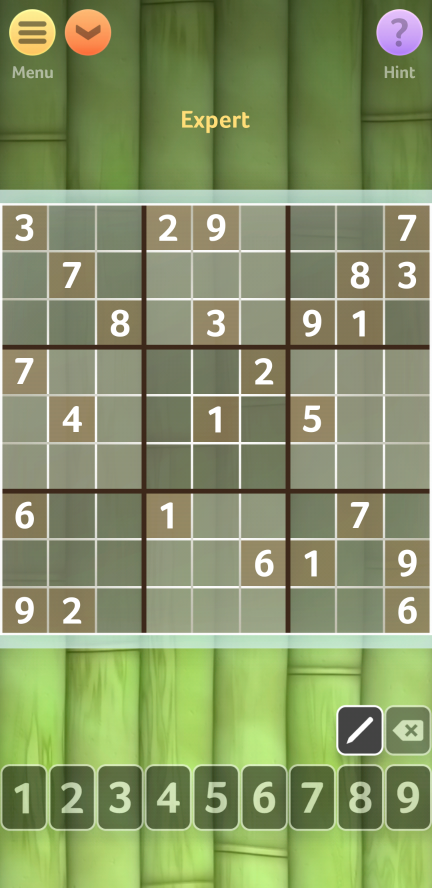
#> input picture image/sample1.png, 864 x 1776 px (shown at 1/2 size)
$ python -i reader.py   (imports and definitions only)
#> lines starting #> are read from the running program, lines starting #| are printed output that depends on the picture
import numpy as np
import cv2
import pytesseract

zz = np.array([[3,0,0,2,9,0,0,0,7]
              ,[0,7,0,0,0,0,0,8,3]
              ,[0,0,8,0,3,0,9,1,0]
              ,[7,0,0,0,0,2,0,0,0]
              ,[0,4,0,0,1,0,5,0,0]
              ,[0,0,0,0,0,0,0,0,0]
              ,[6,0,0,1,0,0,0,7,0]
              ,[0,0,0,0,0,6,1,0,9]
              ,[9,2,0,0,0,0,0,0,6] ])

# [43 lines left out: function img2arr, not called in this run]


def cropGameBoard(img):
	img = cv2.resize(img, (int(img.shape[1]/2), int(img.shape[0]/2)))
	template = cv2.imread('image/gameBoard.png', 0)
	k = 1.45
	template = cv2.resize(template, (int(template.shape[1]*k), int(template.shape[0]*k)))
	h, w = template.shape
	result = cv2.matchTemplate(img, template, cv2.TM_CCOEFF)
	min_val, max_val, min_loc, max_loc = cv2.minMaxLoc(result)
	bottom_right = (max_loc[0] + w, max_loc[1] + h)
	# cv2.rectangle(img, max_loc, bottom_right, 255, 1)
	img3 = img.copy()
	img3 = img3[max_loc[1]-5:bottom_right[1], max_loc[0]:bottom_right[0]]
	# cv2.imshow("3", img3)
	# cv2.waitKey(0)
	# cv2.destroyAllWindows()
	return img3

>>> import cv2
>>> picture = cv2.imread('image/sample1.png', cv2.IMREAD_GRAYSCALE)
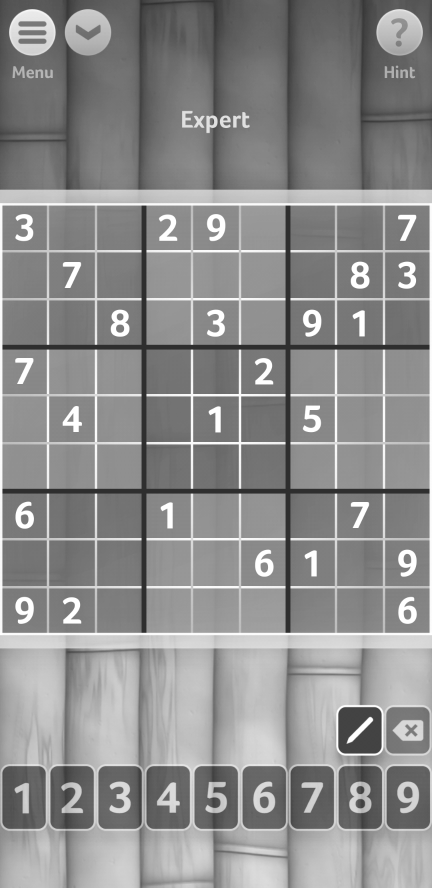
#> picture: shape (1776, 864) (shown at 1/2 size); min 46, max 255, mean 140.9
>>> result = cropGameBoard(picture)
#> in cropGameBoard, `img = cv2.resize(img, (int(img.shape[1]/2), int(img.shape[0]/2)))`:
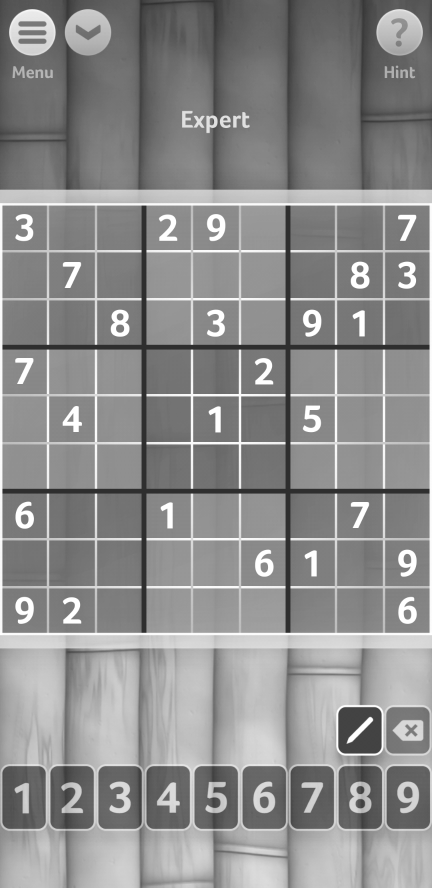
#> img: shape (888, 432); min 46, max 255, mean 141.1
#> (the run stopped early here; a loop or call above may not have finished)

$ run again, on image/sample2.png
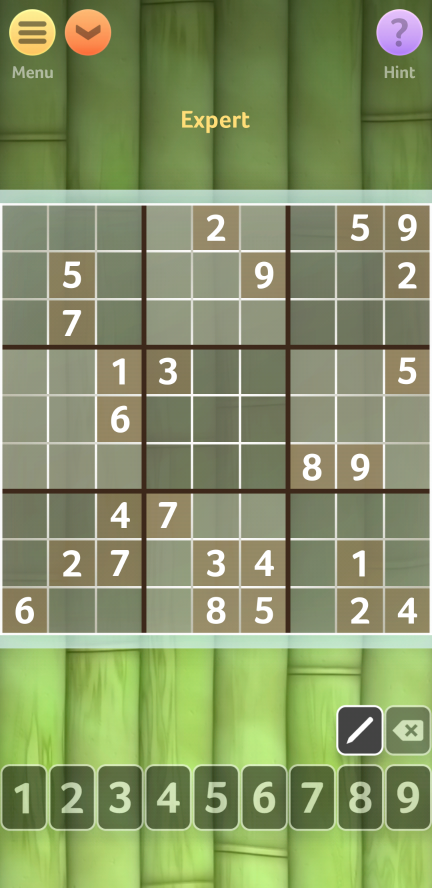
#> input picture image/sample2.png, 864 x 1776 px (shown at 1/2 size)
#> `picture = cv2.imread('image/sample1.png', cv2.IMREAD_GRAYSCALE)`:
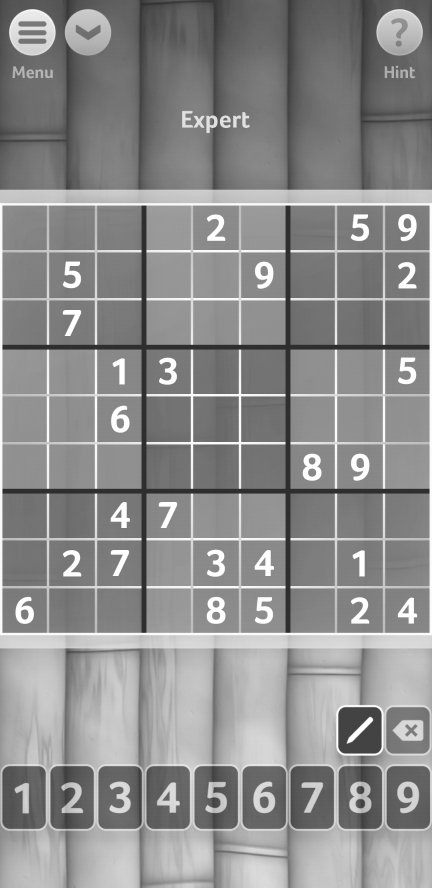
#> picture: shape (1776, 864) (shown at 1/2 size); min 46, max 255, mean 140.6
#> in cropGameBoard, `img = cv2.resize(img, (int(img.shape[1]/2), int(img.shape[0]/2)))`:
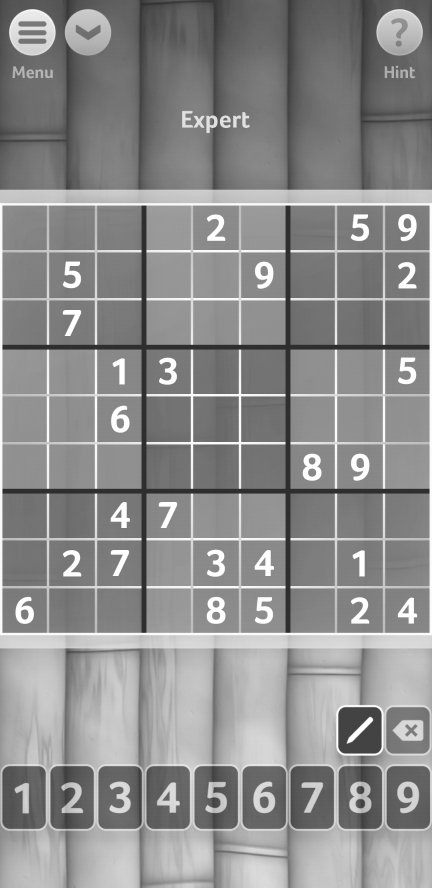
#> img: shape (888, 432); min 46, max 255, mean 140.7
